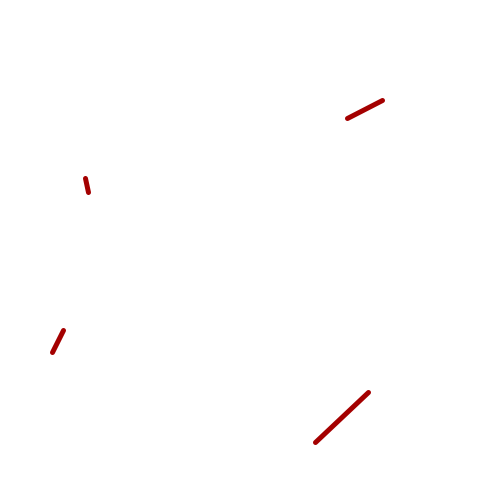
Frame 1 (no input)
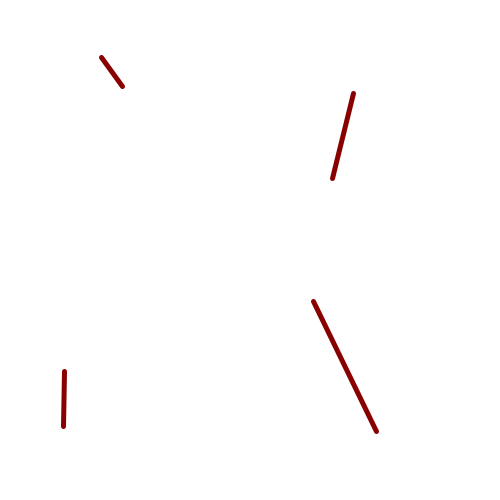
Frame 60 (the mouse pressed at the canvas centre just before this capture)
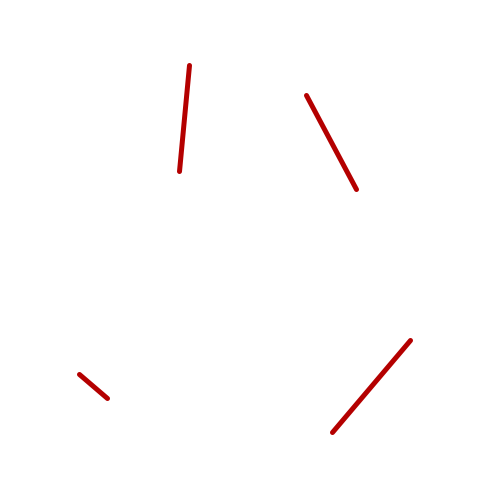
Frame 120 (the mouse held since frame 60 and released just before this capture)

The Processing sketch that drew these frames (run headless with seeded random() and noise(); from frame 60 on, the mouse is pressed at the canvas centre):

// Processing sketch: processing_184366
// ── processing_184366.pde

void setup() {
  size (500,500);}
  
void draw() {
 int x = 50;
  background(255);
  stroke(random(0,255),0,0);
  strokeWeight(5);
  line(random(0+x,width/2-x),random(x,width/2-x), random(0+x,width/2-x), random(x,width/2-x));
  line(random(width/2+x,width-x), random(x,width/2-x), random(width/2+x,width-x), random(x,width/2-x));
  line(random(0+x,width/2-x), random(height/2+x,height-x), random(0+x,width/2-x), random(height/2+x,height-x));
  line(random(width/2+x,width-x), random(height/2+x,height-x), random(width/2+x,width-x), random(height/2+x,height-x));
  
}
